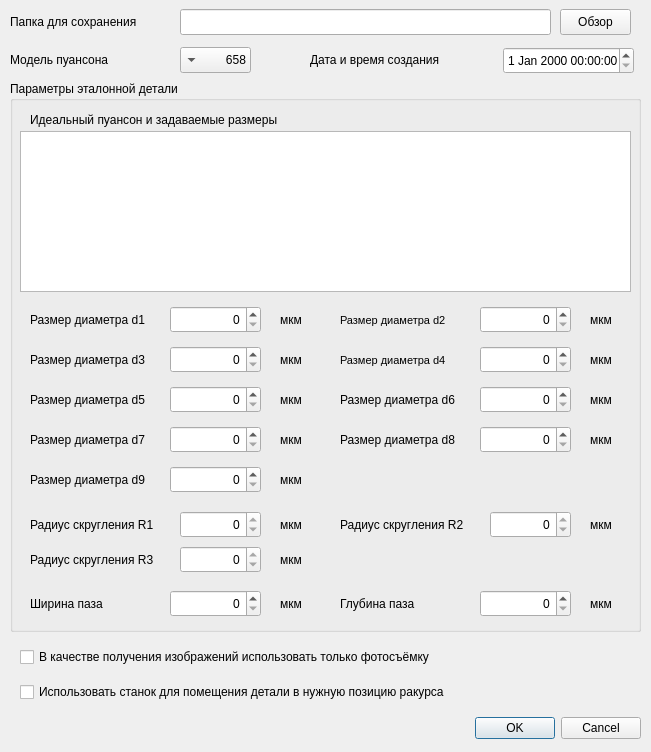
<?xml version="1.0" encoding="UTF-8"?>
<ui version="4.0">
 <class>EtalonResearchCreationDialog</class>
 <widget class="QDialog" name="EtalonResearchCreationDialog">
  <property name="geometry">
   <rect>
    <x>0</x>
    <y>0</y>
    <width>651</width>
    <height>752</height>
   </rect>
  </property>
  <property name="windowTitle">
   <string>Создание исследования эталонной детали</string>
  </property>
  <widget class="QGroupBox" name="detailDimensionsGroupBox">
   <property name="geometry">
    <rect>
     <x>10</x>
     <y>81</y>
     <width>631</width>
     <height>551</height>
    </rect>
   </property>
   <property name="title">
    <string>Параметры эталонной детали</string>
   </property>
   <widget class="QGraphicsView" name="idealPuansonAndDimensionsGraphicsView">
    <property name="geometry">
     <rect>
      <x>10</x>
      <y>50</y>
      <width>611</width>
      <height>161</height>
     </rect>
    </property>
   </widget>
   <widget class="QLabel" name="idealPuansonAndDimensionsLabel">
    <property name="geometry">
     <rect>
      <x>20</x>
      <y>30</y>
      <width>291</width>
      <height>18</height>
     </rect>
    </property>
    <property name="text">
     <string>Идеальный пуансон и задаваемые размеры</string>
    </property>
   </widget>
   <widget class="QLabel" name="dimensionDiameter1Label">
    <property name="geometry">
     <rect>
      <x>20</x>
      <y>230</y>
      <width>131</width>
      <height>18</height>
     </rect>
    </property>
    <property name="text">
     <string>Размер диаметра d1</string>
    </property>
   </widget>
   <widget class="QSpinBox" name="dimensionDiameter1SpinBox">
    <property name="geometry">
     <rect>
      <x>160</x>
      <y>225</y>
      <width>91</width>
      <height>27</height>
     </rect>
    </property>
    <property name="alignment">
     <set>Qt::AlignRight|Qt::AlignTrailing|Qt::AlignVCenter</set>
    </property>
    <property name="maximum">
     <number>100000</number>
    </property>
   </widget>
   <widget class="QLabel" name="dimensionDiameter1MkmLabel">
    <property name="geometry">
     <rect>
      <x>270</x>
      <y>230</y>
      <width>31</width>
      <height>18</height>
     </rect>
    </property>
    <property name="text">
     <string>мкм</string>
    </property>
   </widget>
   <widget class="QLabel" name="dimensionDiameter2Label">
    <property name="geometry">
     <rect>
      <x>330</x>
      <y>230</y>
      <width>131</width>
      <height>18</height>
     </rect>
    </property>
    <property name="font">
     <font>
      <pointsize>8</pointsize>
     </font>
    </property>
    <property name="text">
     <string>Размер диаметра d2</string>
    </property>
   </widget>
   <widget class="QLabel" name="dimensionDiameter2MkmLabel">
    <property name="geometry">
     <rect>
      <x>580</x>
      <y>230</y>
      <width>31</width>
      <height>18</height>
     </rect>
    </property>
    <property name="text">
     <string>мкм</string>
    </property>
   </widget>
   <widget class="QSpinBox" name="dimensionDiameter2SpinBox">
    <property name="geometry">
     <rect>
      <x>470</x>
      <y>225</y>
      <width>91</width>
      <height>27</height>
     </rect>
    </property>
    <property name="alignment">
     <set>Qt::AlignRight|Qt::AlignTrailing|Qt::AlignVCenter</set>
    </property>
    <property name="maximum">
     <number>100000</number>
    </property>
   </widget>
   <widget class="QSpinBox" name="dimensionDiameter4SpinBox">
    <property name="geometry">
     <rect>
      <x>470</x>
      <y>265</y>
      <width>91</width>
      <height>27</height>
     </rect>
    </property>
    <property name="alignment">
     <set>Qt::AlignRight|Qt::AlignTrailing|Qt::AlignVCenter</set>
    </property>
    <property name="maximum">
     <number>100000</number>
    </property>
   </widget>
   <widget class="QLabel" name="dimensionDiameter3Label">
    <property name="geometry">
     <rect>
      <x>20</x>
      <y>270</y>
      <width>131</width>
      <height>18</height>
     </rect>
    </property>
    <property name="text">
     <string>Размер диаметра d3</string>
    </property>
   </widget>
   <widget class="QLabel" name="dimensionDiameter4Label">
    <property name="geometry">
     <rect>
      <x>330</x>
      <y>270</y>
      <width>131</width>
      <height>18</height>
     </rect>
    </property>
    <property name="font">
     <font>
      <pointsize>8</pointsize>
     </font>
    </property>
    <property name="text">
     <string>Размер диаметра d4</string>
    </property>
   </widget>
   <widget class="QLabel" name="dimensionDiameter4MkmLabel">
    <property name="geometry">
     <rect>
      <x>580</x>
      <y>270</y>
      <width>31</width>
      <height>18</height>
     </rect>
    </property>
    <property name="text">
     <string>мкм</string>
    </property>
   </widget>
   <widget class="QLabel" name="dimensionDiameter3MkmLabel">
    <property name="geometry">
     <rect>
      <x>270</x>
      <y>270</y>
      <width>31</width>
      <height>18</height>
     </rect>
    </property>
    <property name="text">
     <string>мкм</string>
    </property>
   </widget>
   <widget class="QSpinBox" name="dimensionDiameter3SpinBox">
    <property name="geometry">
     <rect>
      <x>160</x>
      <y>265</y>
      <width>91</width>
      <height>27</height>
     </rect>
    </property>
    <property name="alignment">
     <set>Qt::AlignRight|Qt::AlignTrailing|Qt::AlignVCenter</set>
    </property>
    <property name="maximum">
     <number>100000</number>
    </property>
   </widget>
   <widget class="QSpinBox" name="dimensionDiameter6SpinBox">
    <property name="geometry">
     <rect>
      <x>470</x>
      <y>305</y>
      <width>91</width>
      <height>27</height>
     </rect>
    </property>
    <property name="alignment">
     <set>Qt::AlignRight|Qt::AlignTrailing|Qt::AlignVCenter</set>
    </property>
    <property name="maximum">
     <number>100000</number>
    </property>
   </widget>
   <widget class="QLabel" name="dimensionDiameter5Label">
    <property name="geometry">
     <rect>
      <x>20</x>
      <y>310</y>
      <width>131</width>
      <height>18</height>
     </rect>
    </property>
    <property name="text">
     <string>Размер диаметра d5</string>
    </property>
   </widget>
   <widget class="QLabel" name="dimensionDiameter6Label">
    <property name="geometry">
     <rect>
      <x>330</x>
      <y>310</y>
      <width>131</width>
      <height>18</height>
     </rect>
    </property>
    <property name="text">
     <string>Размер диаметра d6</string>
    </property>
   </widget>
   <widget class="QLabel" name="dimensionDiameter6MkmLabel">
    <property name="geometry">
     <rect>
      <x>580</x>
      <y>310</y>
      <width>31</width>
      <height>18</height>
     </rect>
    </property>
    <property name="text">
     <string>мкм</string>
    </property>
   </widget>
   <widget class="QLabel" name="dimensionDiameter35MkmLabel">
    <property name="geometry">
     <rect>
      <x>270</x>
      <y>310</y>
      <width>31</width>
      <height>18</height>
     </rect>
    </property>
    <property name="text">
     <string>мкм</string>
    </property>
   </widget>
   <widget class="QSpinBox" name="dimensionDiameter5SpinBox">
    <property name="geometry">
     <rect>
      <x>160</x>
      <y>305</y>
      <width>91</width>
      <height>27</height>
     </rect>
    </property>
    <property name="alignment">
     <set>Qt::AlignRight|Qt::AlignTrailing|Qt::AlignVCenter</set>
    </property>
    <property name="maximum">
     <number>100000</number>
    </property>
   </widget>
   <widget class="QSpinBox" name="dimensionDiameter8SpinBox">
    <property name="geometry">
     <rect>
      <x>470</x>
      <y>345</y>
      <width>91</width>
      <height>27</height>
     </rect>
    </property>
    <property name="alignment">
     <set>Qt::AlignRight|Qt::AlignTrailing|Qt::AlignVCenter</set>
    </property>
    <property name="maximum">
     <number>100000</number>
    </property>
   </widget>
   <widget class="QLabel" name="dimensionDiameter7Label">
    <property name="geometry">
     <rect>
      <x>20</x>
      <y>350</y>
      <width>131</width>
      <height>18</height>
     </rect>
    </property>
    <property name="text">
     <string>Размер диаметра d7</string>
    </property>
   </widget>
   <widget class="QLabel" name="dimensionDiameter8Label">
    <property name="geometry">
     <rect>
      <x>330</x>
      <y>350</y>
      <width>131</width>
      <height>18</height>
     </rect>
    </property>
    <property name="text">
     <string>Размер диаметра d8</string>
    </property>
   </widget>
   <widget class="QLabel" name="dimensionDiameter8MkmLabel">
    <property name="geometry">
     <rect>
      <x>580</x>
      <y>350</y>
      <width>31</width>
      <height>18</height>
     </rect>
    </property>
    <property name="text">
     <string>мкм</string>
    </property>
   </widget>
   <widget class="QLabel" name="dimensionDiameter7MkmLabel">
    <property name="geometry">
     <rect>
      <x>270</x>
      <y>350</y>
      <width>31</width>
      <height>18</height>
     </rect>
    </property>
    <property name="text">
     <string>мкм</string>
    </property>
   </widget>
   <widget class="QSpinBox" name="dimensionDiameter7SpinBox">
    <property name="geometry">
     <rect>
      <x>160</x>
      <y>345</y>
      <width>91</width>
      <height>27</height>
     </rect>
    </property>
    <property name="alignment">
     <set>Qt::AlignRight|Qt::AlignTrailing|Qt::AlignVCenter</set>
    </property>
    <property name="maximum">
     <number>100000</number>
    </property>
   </widget>
   <widget class="QLabel" name="dimensionDiameter9Label">
    <property name="geometry">
     <rect>
      <x>20</x>
      <y>390</y>
      <width>131</width>
      <height>18</height>
     </rect>
    </property>
    <property name="text">
     <string>Размер диаметра d9</string>
    </property>
   </widget>
   <widget class="QLabel" name="dimensionDiameter9MkmLabel">
    <property name="geometry">
     <rect>
      <x>270</x>
      <y>390</y>
      <width>31</width>
      <height>18</height>
     </rect>
    </property>
    <property name="text">
     <string>мкм</string>
    </property>
   </widget>
   <widget class="QSpinBox" name="dimensionDiameter9SpinBox">
    <property name="geometry">
     <rect>
      <x>160</x>
      <y>385</y>
      <width>91</width>
      <height>27</height>
     </rect>
    </property>
    <property name="alignment">
     <set>Qt::AlignRight|Qt::AlignTrailing|Qt::AlignVCenter</set>
    </property>
    <property name="maximum">
     <number>100000</number>
    </property>
   </widget>
   <widget class="QSpinBox" name="dimensionGrooveWidthSpinBox">
    <property name="geometry">
     <rect>
      <x>160</x>
      <y>509</y>
      <width>91</width>
      <height>27</height>
     </rect>
    </property>
    <property name="alignment">
     <set>Qt::AlignRight|Qt::AlignTrailing|Qt::AlignVCenter</set>
    </property>
    <property name="maximum">
     <number>100000</number>
    </property>
   </widget>
   <widget class="QLabel" name="dimensionGrooveDepthMkmLabel">
    <property name="geometry">
     <rect>
      <x>580</x>
      <y>514</y>
      <width>31</width>
      <height>18</height>
     </rect>
    </property>
    <property name="text">
     <string>мкм</string>
    </property>
   </widget>
   <widget class="QSpinBox" name="dimensionGrooveDepthSpinBox">
    <property name="geometry">
     <rect>
      <x>470</x>
      <y>509</y>
      <width>91</width>
      <height>27</height>
     </rect>
    </property>
    <property name="alignment">
     <set>Qt::AlignRight|Qt::AlignTrailing|Qt::AlignVCenter</set>
    </property>
    <property name="maximum">
     <number>100000</number>
    </property>
   </widget>
   <widget class="QLabel" name="dimensionGrooveWidthLabel">
    <property name="geometry">
     <rect>
      <x>20</x>
      <y>514</y>
      <width>131</width>
      <height>18</height>
     </rect>
    </property>
    <property name="text">
     <string>Ширина паза</string>
    </property>
   </widget>
   <widget class="QLabel" name="dimensionGrooveWidthMkmLabel">
    <property name="geometry">
     <rect>
      <x>270</x>
      <y>514</y>
      <width>31</width>
      <height>18</height>
     </rect>
    </property>
    <property name="text">
     <string>мкм</string>
    </property>
   </widget>
   <widget class="QLabel" name="dimensionGrooveDepthLabel">
    <property name="geometry">
     <rect>
      <x>330</x>
      <y>514</y>
      <width>131</width>
      <height>18</height>
     </rect>
    </property>
    <property name="text">
     <string>Глубина паза</string>
    </property>
   </widget>
   <widget class="QSpinBox" name="dimensionRadius1SpinBox">
    <property name="geometry">
     <rect>
      <x>170</x>
      <y>430</y>
      <width>81</width>
      <height>27</height>
     </rect>
    </property>
    <property name="alignment">
     <set>Qt::AlignRight|Qt::AlignTrailing|Qt::AlignVCenter</set>
    </property>
    <property name="readOnly">
     <bool>true</bool>
    </property>
    <property name="maximum">
     <number>100000</number>
    </property>
   </widget>
   <widget class="QLabel" name="dimensionRadius1MkmLabel">
    <property name="geometry">
     <rect>
      <x>270</x>
      <y>435</y>
      <width>31</width>
      <height>18</height>
     </rect>
    </property>
    <property name="text">
     <string>мкм</string>
    </property>
   </widget>
   <widget class="QLabel" name="dimensionRadius1Label">
    <property name="geometry">
     <rect>
      <x>20</x>
      <y>435</y>
      <width>141</width>
      <height>18</height>
     </rect>
    </property>
    <property name="text">
     <string>Радиус скругления R1</string>
    </property>
   </widget>
   <widget class="QLabel" name="dimensionRadius2MkmLabel">
    <property name="geometry">
     <rect>
      <x>580</x>
      <y>435</y>
      <width>31</width>
      <height>18</height>
     </rect>
    </property>
    <property name="text">
     <string>мкм</string>
    </property>
   </widget>
   <widget class="QLabel" name="dimensionRadius2Label">
    <property name="geometry">
     <rect>
      <x>330</x>
      <y>435</y>
      <width>141</width>
      <height>18</height>
     </rect>
    </property>
    <property name="text">
     <string>Радиус скругления R2</string>
    </property>
   </widget>
   <widget class="QSpinBox" name="dimensionRadius2SpinBox">
    <property name="geometry">
     <rect>
      <x>480</x>
      <y>430</y>
      <width>81</width>
      <height>27</height>
     </rect>
    </property>
    <property name="alignment">
     <set>Qt::AlignRight|Qt::AlignTrailing|Qt::AlignVCenter</set>
    </property>
    <property name="readOnly">
     <bool>true</bool>
    </property>
    <property name="maximum">
     <number>100000</number>
    </property>
   </widget>
   <widget class="QLabel" name="dimensionRadius3Label">
    <property name="geometry">
     <rect>
      <x>20</x>
      <y>470</y>
      <width>141</width>
      <height>18</height>
     </rect>
    </property>
    <property name="text">
     <string>Радиус скругления R3</string>
    </property>
   </widget>
   <widget class="QSpinBox" name="dimensionRadius3SpinBox">
    <property name="geometry">
     <rect>
      <x>170</x>
      <y>465</y>
      <width>81</width>
      <height>27</height>
     </rect>
    </property>
    <property name="alignment">
     <set>Qt::AlignRight|Qt::AlignTrailing|Qt::AlignVCenter</set>
    </property>
    <property name="readOnly">
     <bool>true</bool>
    </property>
    <property name="maximum">
     <number>100000</number>
    </property>
   </widget>
   <widget class="QLabel" name="dimensionRadius3MkmLabel">
    <property name="geometry">
     <rect>
      <x>270</x>
      <y>470</y>
      <width>31</width>
      <height>18</height>
     </rect>
    </property>
    <property name="text">
     <string>мкм</string>
    </property>
   </widget>
  </widget>
  <widget class="QDialogButtonBox" name="buttonBox">
   <property name="geometry">
    <rect>
     <x>10</x>
     <y>715</y>
     <width>631</width>
     <height>26</height>
    </rect>
   </property>
   <property name="standardButtons">
    <set>QDialogButtonBox::Cancel|QDialogButtonBox::Ok</set>
   </property>
  </widget>
  <widget class="QComboBox" name="puansonModelComboBox">
   <property name="geometry">
    <rect>
     <x>180</x>
     <y>47</y>
     <width>71</width>
     <height>26</height>
    </rect>
   </property>
   <property name="layoutDirection">
    <enum>Qt::RightToLeft</enum>
   </property>
   <property name="currentText">
    <string>658</string>
   </property>
   <item>
    <property name="text">
     <string>658</string>
    </property>
   </item>
   <item>
    <property name="text">
     <string>660</string>
    </property>
   </item>
   <item>
    <property name="text">
     <string>661</string>
    </property>
   </item>
  </widget>
  <widget class="QLabel" name="puansonModelLabel">
   <property name="geometry">
    <rect>
     <x>10</x>
     <y>50</y>
     <width>151</width>
     <height>20</height>
    </rect>
   </property>
   <property name="text">
    <string>Модель пуансона</string>
   </property>
  </widget>
  <widget class="QLineEdit" name="saveFolderPathLineEdit">
   <property name="geometry">
    <rect>
     <x>180</x>
     <y>9</y>
     <width>371</width>
     <height>26</height>
    </rect>
   </property>
  </widget>
  <widget class="QPushButton" name="chooseSaveFolderPathPushButton">
   <property name="geometry">
    <rect>
     <x>560</x>
     <y>9</y>
     <width>71</width>
     <height>26</height>
    </rect>
   </property>
   <property name="text">
    <string>Обзор</string>
   </property>
  </widget>
  <widget class="QLabel" name="saveFolderPathLabel">
   <property name="geometry">
    <rect>
     <x>10</x>
     <y>13</y>
     <width>161</width>
     <height>18</height>
    </rect>
   </property>
   <property name="text">
    <string>Папка для сохранения</string>
   </property>
  </widget>
  <widget class="QLabel" name="creationDateTimeLabel">
   <property name="geometry">
    <rect>
     <x>310</x>
     <y>50</y>
     <width>181</width>
     <height>20</height>
    </rect>
   </property>
   <property name="text">
    <string>Дата и время создания</string>
   </property>
  </widget>
  <widget class="QDateTimeEdit" name="creationDateTimeEdit">
   <property name="geometry">
    <rect>
     <x>503</x>
     <y>47</y>
     <width>131</width>
     <height>27</height>
    </rect>
   </property>
   <property name="layoutDirection">
    <enum>Qt::LeftToRight</enum>
   </property>
   <property name="alignment">
    <set>Qt::AlignRight|Qt::AlignTrailing|Qt::AlignVCenter</set>
   </property>
  </widget>
  <widget class="QCheckBox" name="useMachineForDetailMovementCheckBox">
   <property name="geometry">
    <rect>
     <x>20</x>
     <y>680</y>
     <width>611</width>
     <height>24</height>
    </rect>
   </property>
   <property name="text">
    <string>Использовать станок для помещения детали в нужную позицию ракурса</string>
   </property>
  </widget>
  <widget class="QCheckBox" name="imageSourcePhotoShootingOnlyCheckBox">
   <property name="geometry">
    <rect>
     <x>20</x>
     <y>645</y>
     <width>611</width>
     <height>24</height>
    </rect>
   </property>
   <property name="text">
    <string>В качестве получения изображений использовать только фотосъёмку</string>
   </property>
   <property name="checked">
    <bool>false</bool>
   </property>
  </widget>
 </widget>
 <tabstops>
  <tabstop>saveFolderPathLineEdit</tabstop>
  <tabstop>chooseSaveFolderPathPushButton</tabstop>
  <tabstop>puansonModelComboBox</tabstop>
  <tabstop>creationDateTimeEdit</tabstop>
  <tabstop>idealPuansonAndDimensionsGraphicsView</tabstop>
  <tabstop>dimensionDiameter1SpinBox</tabstop>
  <tabstop>dimensionDiameter2SpinBox</tabstop>
  <tabstop>dimensionDiameter3SpinBox</tabstop>
  <tabstop>dimensionDiameter4SpinBox</tabstop>
  <tabstop>dimensionDiameter5SpinBox</tabstop>
  <tabstop>dimensionDiameter6SpinBox</tabstop>
  <tabstop>dimensionDiameter7SpinBox</tabstop>
  <tabstop>dimensionDiameter8SpinBox</tabstop>
  <tabstop>dimensionDiameter9SpinBox</tabstop>
  <tabstop>dimensionRadius1SpinBox</tabstop>
  <tabstop>dimensionRadius2SpinBox</tabstop>
  <tabstop>dimensionRadius3SpinBox</tabstop>
  <tabstop>dimensionGrooveWidthSpinBox</tabstop>
  <tabstop>dimensionGrooveDepthSpinBox</tabstop>
  <tabstop>imageSourcePhotoShootingOnlyCheckBox</tabstop>
  <tabstop>useMachineForDetailMovementCheckBox</tabstop>
 </tabstops>
 <resources/>
 <connections/>
</ui>
